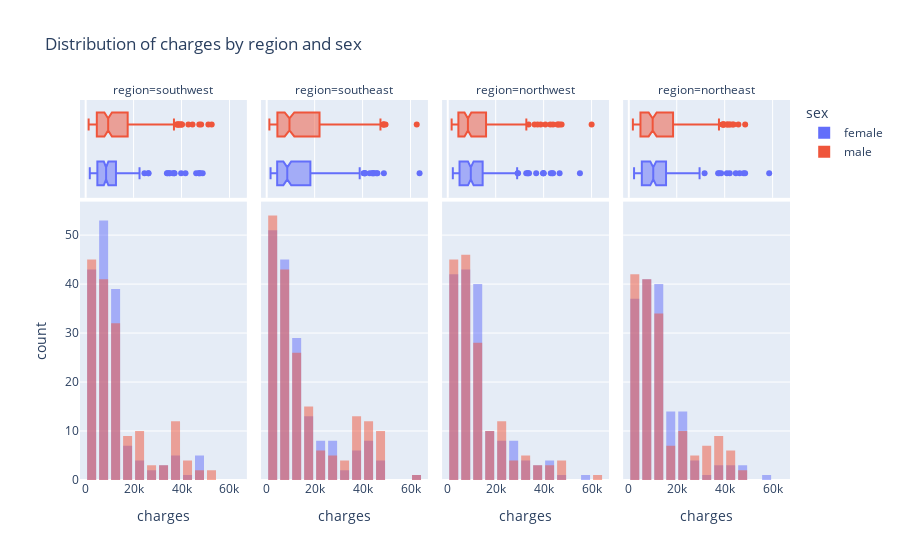

This figure's notebook cell:
### Markdown cell above
### HW2_2 Conclusion: charges vs region

- The distribution of charges for all regions is right-skewed, with high concentration at lower charges and a long tail of higher charges.
- All regions show noticeable peaks in the 0–10k range, indicating this is the most common charge range.
- Comparing regions:
    - Southeast: Slightly higher frequency in the 0–2k range, wider interquartile range, and the highest values in the high-charge group (~40k).
    - Southwest: Most compact distribution, similar for small charges.
    - Northwest: Similar to others, but with a slightly larger spread in the mid-range.
    - Northeast: Follows the general pattern.
- All regions have outliers, but the Southeast has more, indicating more cases of extremely high charges.

### Code cell
# Гістограма за регіоном з розбиттям за статтю
fig_region_sex = px.histogram( medical_df, x="charges", color="sex", marginal="box", facet_col="region", title="Distribution of charges by region and sex", barmode="overlay", nbins=15)
fig_region_sex.update_layout(bargap=0.25)
fig_region_sex.show()

### Figure 1 — Plotly figure (JSON) as saved in the notebook; plotly's stock layout.template omitted (floating-point values rounded to 4 significant figures; data arrays with more than 128 entries replaced by an {"elided": "..."} marker saying what was removed)
{"data": [{"alignmentgroup": "True", "bingroup": "x", "hovertemplate": "sex=female<br>region=southwest<br>charges=%{x}<br>count=%{y}<extra></extra>", "legendgroup": "female", "marker": {"color": "#636efa", "opacity": 0.5, "pattern": {"shape": ""}}, "name": "female", "nbinsx": 15, "offsetgroup": "female", "orientation": "v", "showlegend": true, "type": "histogram", "x": {"elided": "162 float values"}, "xaxis": "x", "yaxis": "y"}, {"alignmentgroup": "True", "hovertemplate": "sex=female<br>region=southwest<br>charges=%{x}<extra></extra>", "legendgroup": "female", "marker": {"color": "#636efa"}, "name": "female", "notched": true, "offsetgroup": "female", "showlegend": false, "type": "box", "x": {"elided": "162 float values"}, "xaxis": "x5", "yaxis": "y5"}, {"alignmentgroup": "True", "bingroup": "x", "hovertemplate": "sex=female<br>region=southeast<br>charges=%{x}<br>count=%{y}<extra></extra>", "legendgroup": "female", "marker": {"color": "#636efa", "opacity": 0.5, "pattern": {"shape": ""}}, "name": "female", "nbinsx": 15, "offsetgroup": "female", "orientation": "v", "showlegend": false, "type": "histogram", "x": {"elided": "175 float values"}, "xaxis": "x2", "yaxis": "y2"}, {"alignmentgroup": "True", "hovertemplate": "sex=female<br>region=southeast<br>charges=%{x}<extra></extra>", "legendgroup": "female", "marker": {"color": "#636efa"}, "name": "female", "notched": true, "offsetgroup": "female", "showlegend": false, "type": "box", "x": {"elided": "175 float values"}, "xaxis": "x6", "yaxis": "y6"}, {"alignmentgroup": "True", "bingroup": "x", "hovertemplate": "sex=female<br>region=northwest<br>charges=%{x}<br>count=%{y}<extra></extra>", "legendgroup": "female", "marker": {"color": "#636efa", "opacity": 0.5, "pattern": {"shape": ""}}, "name": "female", "nbinsx": 15, "offsetgroup": "female", "orientation": "v", "showlegend": false, "type": "histogram", "x": {"elided": "164 float values"}, "xaxis": "x3", "yaxis": "y3"}, {"alignmentgroup": "True", "hovertemplate": "sex=female<br>region=northwest<br>charges=%{x}<extra></extra>", "legendgroup": "female", "marker": {"color": "#636efa"}, "name": "female", "notched": true, "offsetgroup": "female", "showlegend": false, "type": "box", "x": {"elided": "164 float values"}, "xaxis": "x7", "yaxis": "y7"}, {"alignmentgroup": "True", "bingroup": "x", "hovertemplate": "sex=female<br>region=northeast<br>charges=%{x}<br>count=%{y}<extra></extra>", "legendgroup": "female", "marker": {"color": "#636efa", "opacity": 0.5, "pattern": {"shape": ""}}, "name": "female", "nbinsx": 15, "offsetgroup": "female", "orientation": "v", "showlegend": false, "type": "histogram", "x": {"elided": "161 float values"}, "xaxis": "x4", "yaxis": "y4"}, {"alignmentgroup": "True", "hovertemplate": "sex=female<br>region=northeast<br>charges=%{x}<extra></extra>", "legendgroup": "female", "marker": {"color": "#636efa"}, "name": "female", "notched": true, "offsetgroup": "female", "showlegend": false, "type": "box", "x": {"elided": "161 float values"}, "xaxis": "x8", "yaxis": "y8"}, {"alignmentgroup": "True", "bingroup": "x", "hovertemplate": "sex=male<br>region=southwest<br>charges=%{x}<br>count=%{y}<extra></extra>", "legendgroup": "male", "marker": {"color": "#EF553B", "opacity": 0.5, "pattern": {"shape": ""}}, "name": "male", "nbinsx": 15, "offsetgroup": "male", "orientation": "v", "showlegend": true, "type": "histogram", "x": {"elided": "163 float values"}, "xaxis": "x", "yaxis": "y"}, {"alignmentgroup": "True", "hovertemplate": "sex=male<br>region=southwest<br>charges=%{x}<extra></extra>", "legendgroup": "male", "marker": {"color": "#EF553B"}, "name": "male", "notched": true, "offsetgroup": "male", "showlegend": false, "type": "box", "x": {"elided": "163 float values"}, "xaxis": "x5", "yaxis": "y5"}, {"alignmentgroup": "True", "bingroup": "x", "hovertemplate": "sex=male<br>region=southeast<br>charges=%{x}<br>count=%{y}<extra></extra>", "legendgroup": "male", "marker": {"color": "#EF553B", "opacity": 0.5, "pattern": {"shape": ""}}, "name": "male", "nbinsx": 15, "offsetgroup": "male", "orientation": "v", "showlegend": false, "type": "histogram", "x": {"elided": "189 float values"}, "xaxis": "x2", "yaxis": "y2"}, {"alignmentgroup": "True", "hovertemplate": "sex=male<br>region=southeast<br>charges=%{x}<extra></extra>", "legendgroup": "male", "marker": {"color": "#EF553B"}, "name": "male", "notched": true, "offsetgroup": "male", "showlegend": false, "type": "box", "x": {"elided": "189 float values"}, "xaxis": "x6", "yaxis": "y6"}, {"alignmentgroup": "True", "bingroup": "x", "hovertemplate": "sex=male<br>region=northwest<br>charges=%{x}<br>count=%{y}<extra></extra>", "legendgroup": "male", "marker": {"color": "#EF553B", "opacity": 0.5, "pattern": {"shape": ""}}, "name": "male", "nbinsx": 15, "offsetgroup": "male", "orientation": "v", "showlegend": false, "type": "histogram", "x": {"elided": "161 float values"}, "xaxis": "x3", "yaxis": "y3"}, {"alignmentgroup": "True", "hovertemplate": "sex=male<br>region=northwest<br>charges=%{x}<extra></extra>", "legendgroup": "male", "marker": {"color": "#EF553B"}, "name": "male", "notched": true, "offsetgroup": "male", "showlegend": false, "type": "box", "x": {"elided": "161 float values"}, "xaxis": "x7", "yaxis": "y7"}, {"alignmentgroup": "True", "bingroup": "x", "hovertemplate": "sex=male<br>region=northeast<br>charges=%{x}<br>count=%{y}<extra></extra>", "legendgroup": "male", "marker": {"color": "#EF553B", "opacity": 0.5, "pattern": {"shape": ""}}, "name": "male", "nbinsx": 15, "offsetgroup": "male", "orientation": "v", "showlegend": false, "type": "histogram", "x": {"elided": "163 float values"}, "xaxis": "x4", "yaxis": "y4"}, {"alignmentgroup": "True", "hovertemplate": "sex=male<br>region=northeast<br>charges=%{x}<extra></extra>", "legendgroup": "male", "marker": {"color": "#EF553B"}, "name": "male", "notched": true, "offsetgroup": "male", "showlegend": false, "type": "box", "x": {"elided": "163 float values"}, "xaxis": "x8", "yaxis": "y8"}], "layout": {"annotations": [{"font": {}, "showarrow": false, "text": "region=southwest", "x": 0.1175, "xanchor": "center", "xref": "paper", "y": 1, "yanchor": "bottom", "yref": "paper"}, {"font": {}, "showarrow": false, "text": "region=southeast", "x": 0.3725, "xanchor": "center", "xref": "paper", "y": 1, "yanchor": "bottom", "yref": "paper"}, {"font": {}, "showarrow": false, "text": "region=northwest", "x": 0.6275, "xanchor": "center", "xref": "paper", "y": 1, "yanchor": "bottom", "yref": "paper"}, {"font": {}, "showarrow": false, "text": "region=northeast", "x": 0.8825, "xanchor": "center", "xref": "paper", "y": 1, "yanchor": "bottom", "yref": "paper"}], "bargap": 0.25, "barmode": "overlay", "legend": {"title": {"text": "sex"}, "tracegroupgap": 0}, "title": {"text": "Distribution of charges by region and sex"}, "xaxis": {"anchor": "y", "domain": [0, 0.235], "title": {"text": "charges"}}, "xaxis2": {"anchor": "y2", "domain": [0.255, 0.49], "matches": "x", "title": {"text": "charges"}}, "xaxis3": {"anchor": "y3", "domain": [0.51, 0.745], "matches": "x", "title": {"text": "charges"}}, "xaxis4": {"anchor": "y4", "domain": [0.765, 1.0], "matches": "x", "title": {"text": "charges"}}, "xaxis5": {"anchor": "y5", "domain": [0, 0.235], "matches": "x", "showgrid": true, "showticklabels": false}, "xaxis6": {"anchor": "y6", "domain": [0.255, 0.49], "matches": "x", "showgrid": true, "showticklabels": false}, "xaxis7": {"anchor": "y7", "domain": [0.51, 0.745], "matches": "x", "showgrid": true, "showticklabels": false}, "xaxis8": {"anchor": "y8", "domain": [0.765, 1.0], "matches": "x", "showgrid": true, "showticklabels": false}, "yaxis": {"anchor": "x", "domain": [0, 0.7326], "title": {"text": "count"}}, "yaxis2": {"anchor": "x2", "domain": [0, 0.7326], "matches": "y", "showticklabels": false}, "yaxis3": {"anchor": "x3", "domain": [0, 0.7326], "matches": "y", "showticklabels": false}, "yaxis4": {"anchor": "x4", "domain": [0, 0.7326], "matches": "y", "showticklabels": false}, "yaxis5": {"anchor": "x5", "domain": [0.7426, 1], "matches": "y5", "showgrid": false, "showline": false, "showticklabels": false, "ticks": ""}, "yaxis6": {"anchor": "x6", "domain": [0.7426, 1], "matches": "y5", "showgrid": false, "showline": false, "showticklabels": false, "ticks": ""}, "yaxis7": {"anchor": "x7", "domain": [0.7426, 1], "matches": "y5", "showgrid": false, "showline": false, "showticklabels": false, "ticks": ""}, "yaxis8": {"anchor": "x8", "domain": [0.7426, 1], "matches": "y5", "showgrid": false, "showline": false, "showticklabels": false, "ticks": ""}}}
